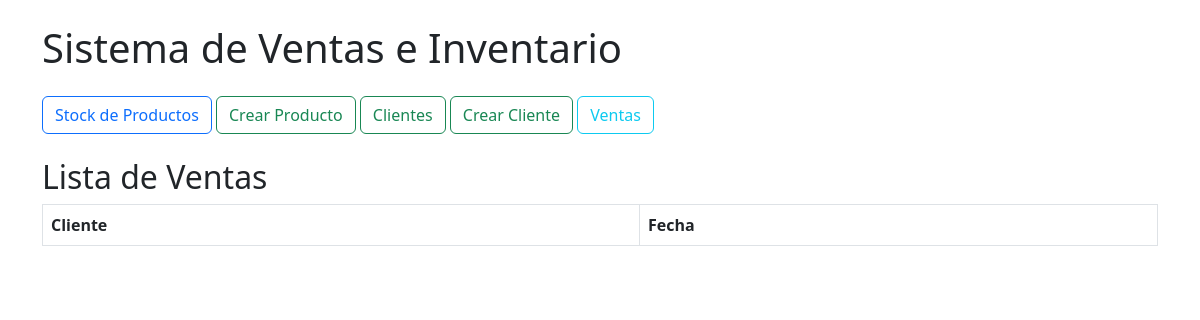
The page /ventas/ on the database as committed earlier.
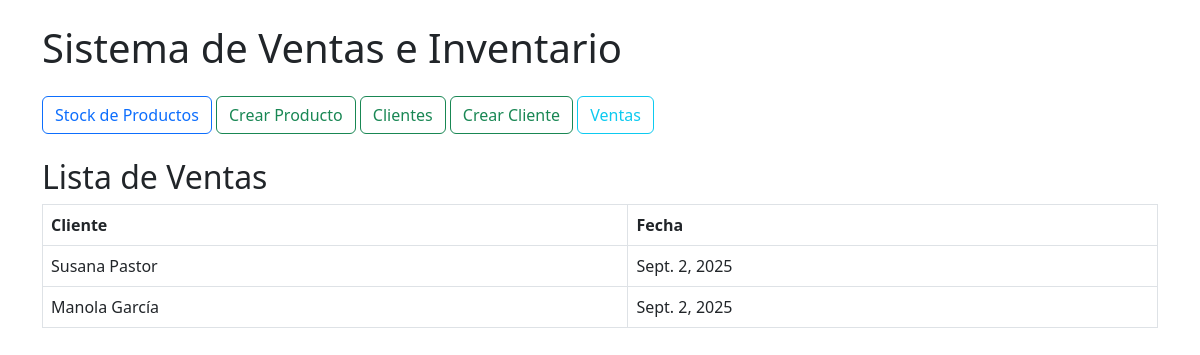
The same page on the database as committed later.
### ventas/models.py (models this page shows, shortened)
class Venta(models.Model):
    cliente = models.ForeignKey(Cliente, on_delete=models.CASCADE)
    fecha = models.DateField(auto_now_add=True)

class Cliente(models.Model):
    nombre = models.CharField(max_length=100)
    def __str__(self):
        return self.nombre

### ventas/views.py (the view)
# urls.py: path('', views.listado_ventas, name='listado_ventas'),
def listado_ventas(request):
    ventas = Venta.objects.all()
    return render(request, 'ventas/listado_ventas.html', {'ventas': ventas})

### templates/ventas/listado_ventas.html (shortened to what this page needs)
{% extends 'base.html' %}
{% block content %}
<h2>Lista de Ventas</h2>
<table class="table table-bordered">
  <thead>
    <tr>
    <th>Cliente</th>
    <th>Fecha</th>
    </tr>
  </thead>
  <tbody>
    {% for venta in ventas %}
    <tr>
    <td>{{ venta.cliente }}</td>
    <td>{{ venta.fecha }}</td>
    </tr>
    {% endfor %}
  </tbody>
</table>
{% endblock content %}

Rows that differ between the two databases and show on the page:
added Venta: cliente "Susana Pastor", fecha "Sept. 2, 2025"
added Venta: cliente "Manola García", fecha "Sept. 2, 2025"
